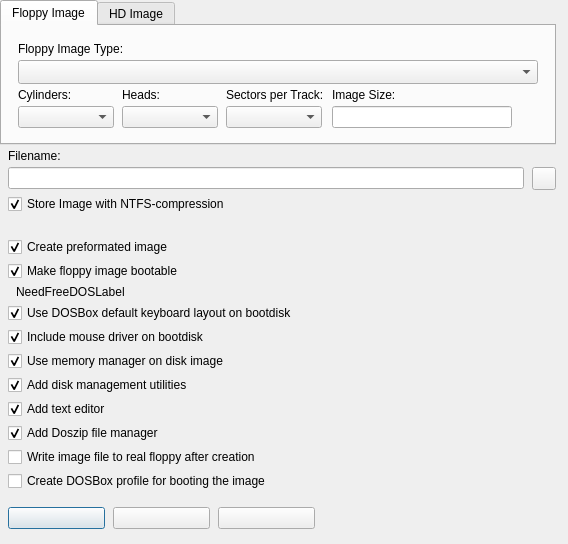
<?xml version="1.0" encoding="UTF-8"?>
<ui version="4.0">
  <class>CreateImageForm</class>
  <widget class="QDialog" name="CreateImageForm">
    <property name="geometry"><rect><x>0</x><y>0</y><width>554</width><height>544</height></rect></property>
    <property name="windowTitle"><string>CreateImage</string></property>
    <property name="vclBorderStyle" stdset="0"><string notr="true">bsDialog</string></property>
    <property name="vclPosition" stdset="0"><string notr="true">poOwnerFormCenter</string></property>
    <property name="vclKeyPreview" stdset="0"><bool>true</bool></property>
    <property name="vclDesignWidth" stdset="0"><number>554</number></property>
    <property name="vclDesignHeight" stdset="0"><number>544</number></property>
    <layout class="QVBoxLayout" name="CreateImageForm_Layout" stretch="0,0,0,0,0,1">
      <property name="leftMargin"><number>0</number></property>
      <property name="topMargin"><number>0</number></property>
      <property name="rightMargin"><number>4</number></property>
      <property name="bottomMargin"><number>8</number></property>
      <property name="spacing"><number>0</number></property>
      <item>
        <layout class="QGridLayout" name="CreateImageForm_Section1" columnstretch="0,0,0,1">
          <property name="leftMargin"><number>0</number></property>
          <property name="topMargin"><number>0</number></property>
          <property name="rightMargin"><number>0</number></property>
          <property name="bottomMargin"><number>0</number></property>
          <property name="horizontalSpacing"><number>8</number></property>
          <property name="verticalSpacing"><number>4</number></property>
          <item row="0" column="0" colspan="3" alignment="Qt::AlignLeft">
            <widget class="QTabWidget" name="PageControl">
              <property name="currentIndex"><number>0</number></property>
              <property name="minimumSize"><size><width>556</width><height>145</height></size></property>
              <widget class="QWidget" name="FloppyImageSheet">
                <attribute name="title"><string>Floppy Image</string></attribute>
                <property name="vclDesignWidth" stdset="0"><number>548</number></property>
                <property name="vclDesignHeight" stdset="0"><number>117</number></property>
                <layout class="QGridLayout" name="FloppyImageSheet_Layout" columnstretch="0,0,0,0,1">
                  <property name="leftMargin"><number>16</number></property>
                  <property name="topMargin"><number>16</number></property>
                  <property name="rightMargin"><number>16</number></property>
                  <property name="bottomMargin"><number>8</number></property>
                  <property name="horizontalSpacing"><number>8</number></property>
                  <property name="verticalSpacing"><number>4</number></property>
                  <item row="0" column="0" colspan="5">
                    <widget class="QLabel" name="FloppyImageTypeLabel">
                      <property name="text"><string>Floppy Image Type:</string></property>
                      <property name="textFormat"><enum>Qt::PlainText</enum></property>
                      <property name="alignment"><set>Qt::AlignLeft|Qt::AlignTop</set></property>
                    </widget>
                  </item>
                  <item row="1" column="0" colspan="5">
                    <widget class="QComboBox" name="FloppyImageTypeComboBox">
                      <property name="editable"><bool>false</bool></property>
                      <property name="maxVisibleItems"><number>8</number></property>
                      <property name="sizeAdjustPolicy"><enum>QComboBox::AdjustToMinimumContentsLengthWithIcon</enum></property>
                      <property name="minimumContentsLength"><number>10</number></property>
                    </widget>
                  </item>
                  <item row="2" column="0">
                    <widget class="QLabel" name="FloppyCylindersLabel">
                      <property name="text"><string>Cylinders:</string></property>
                      <property name="textFormat"><enum>Qt::PlainText</enum></property>
                      <property name="alignment"><set>Qt::AlignLeft|Qt::AlignTop</set></property>
                    </widget>
                  </item>
                  <item row="2" column="1">
                    <widget class="QLabel" name="FloppyHeadsLabel">
                      <property name="text"><string>Heads:</string></property>
                      <property name="textFormat"><enum>Qt::PlainText</enum></property>
                      <property name="alignment"><set>Qt::AlignLeft|Qt::AlignTop</set></property>
                    </widget>
                  </item>
                  <item row="2" column="2">
                    <widget class="QLabel" name="FloppySPTLabel">
                      <property name="text"><string>Sectors per Track:</string></property>
                      <property name="textFormat"><enum>Qt::PlainText</enum></property>
                      <property name="alignment"><set>Qt::AlignLeft|Qt::AlignTop</set></property>
                    </widget>
                  </item>
                  <item row="2" column="3" colspan="2">
                    <widget class="QLabel" name="FloppyImageSizeEdit_EditLabel">
                      <property name="text"><string>Image Size:</string></property>
                      <property name="textFormat"><enum>Qt::PlainText</enum></property>
                      <property name="vclFocusControl" stdset="0"><string notr="true">FloppyImageSizeEdit</string></property>
                      <property name="vclLabeledEditOf" stdset="0"><string notr="true">FloppyImageSizeEdit</string></property>
                    </widget>
                  </item>
                  <item row="3" column="0" alignment="Qt::AlignLeft">
                    <widget class="QComboBox" name="FloppyCylindersComboBox">
                      <property name="editable"><bool>false</bool></property>
                      <property name="maxVisibleItems"><number>8</number></property>
                      <property name="minimumSize"><size><width>96</width><height>0</height></size></property>
                    </widget>
                  </item>
                  <item row="3" column="1" alignment="Qt::AlignLeft">
                    <widget class="QComboBox" name="FloppyHeadsComboBox">
                      <property name="editable"><bool>false</bool></property>
                      <property name="maxVisibleItems"><number>8</number></property>
                      <property name="minimumSize"><size><width>96</width><height>0</height></size></property>
                    </widget>
                  </item>
                  <item row="3" column="2" alignment="Qt::AlignLeft">
                    <widget class="QComboBox" name="FloppySPTComboBox">
                      <property name="editable"><bool>false</bool></property>
                      <property name="maxVisibleItems"><number>8</number></property>
                      <property name="minimumSize"><size><width>96</width><height>0</height></size></property>
                    </widget>
                  </item>
                  <item row="3" column="3" alignment="Qt::AlignLeft">
                    <widget class="QLineEdit" name="FloppyImageSizeEdit">
                      <property name="readOnly"><bool>true</bool></property>
                      <property name="minimumSize"><size><width>180</width><height>0</height></size></property>
                    </widget>
                  </item>
                  <item row="0" column="4">
                    <spacer name="FloppyImageSheet_Layout_HFill">
                      <property name="orientation"><enum>Qt::Horizontal</enum></property>
                      <property name="sizeHint" stdset="0"><size><width>0</width><height>0</height></size></property>
                    </spacer>
                  </item>
                  <item row="4" column="0">
                    <spacer name="FloppyImageSheet_VFill">
                      <property name="orientation"><enum>Qt::Vertical</enum></property>
                      <property name="sizeHint" stdset="0"><size><width>0</width><height>0</height></size></property>
                    </spacer>
                  </item>
                </layout>
              </widget>
              <widget class="QWidget" name="HDImageSheet">
                <attribute name="title"><string>HD Image</string></attribute>
                <attribute name="icon"><iconset resource="../../resources/dfend.qrc"><normaloff>:/imagelists/CreateImageUnit/ImageList/1.png</normaloff></iconset></attribute>
                <property name="vclDesignWidth" stdset="0"><number>548</number></property>
                <property name="vclDesignHeight" stdset="0"><number>117</number></property>
                <layout class="QGridLayout" name="HDImageSheet_Layout" columnstretch="0,0,1">
                  <property name="leftMargin"><number>16</number></property>
                  <property name="topMargin"><number>16</number></property>
                  <property name="rightMargin"><number>4</number></property>
                  <property name="bottomMargin"><number>8</number></property>
                  <property name="horizontalSpacing"><number>8</number></property>
                  <property name="verticalSpacing"><number>4</number></property>
                  <item row="0" column="0">
                    <widget class="QLabel" name="HDSizeEdit_EditLabel">
                      <property name="text"><string>Image size (in MB):</string></property>
                      <property name="textFormat"><enum>Qt::PlainText</enum></property>
                      <property name="vclFocusControl" stdset="0"><string notr="true">HDSizeEdit</string></property>
                      <property name="vclLabeledEditOf" stdset="0"><string notr="true">HDSizeEdit</string></property>
                    </widget>
                  </item>
                  <item row="0" column="1" colspan="2">
                    <widget class="QLabel" name="HDGeometryEdit_EditLabel">
                      <property name="text"><string>Image geometry:</string></property>
                      <property name="textFormat"><enum>Qt::PlainText</enum></property>
                      <property name="vclFocusControl" stdset="0"><string notr="true">HDGeometryEdit</string></property>
                      <property name="vclLabeledEditOf" stdset="0"><string notr="true">HDGeometryEdit</string></property>
                    </widget>
                  </item>
                  <item row="1" column="0" alignment="Qt::AlignLeft">
                    <widget class="QLineEdit" name="HDSizeEdit">
                      <property name="text"><string>20</string></property>
                      <property name="minimumSize"><size><width>121</width><height>0</height></size></property>
                    </widget>
                  </item>
                  <item row="1" column="1" alignment="Qt::AlignLeft">
                    <widget class="QLineEdit" name="HDGeometryEdit">
                      <property name="readOnly"><bool>true</bool></property>
                      <property name="minimumSize"><size><width>209</width><height>0</height></size></property>
                    </widget>
                  </item>
                  <item row="0" column="2">
                    <spacer name="HDImageSheet_Layout_HFill">
                      <property name="orientation"><enum>Qt::Horizontal</enum></property>
                      <property name="sizeHint" stdset="0"><size><width>0</width><height>0</height></size></property>
                    </spacer>
                  </item>
                  <item row="2" column="0">
                    <spacer name="HDImageSheet_VFill">
                      <property name="orientation"><enum>Qt::Vertical</enum></property>
                      <property name="sizeHint" stdset="0"><size><width>0</width><height>0</height></size></property>
                    </spacer>
                  </item>
                </layout>
              </widget>
            </widget>
          </item>
          <item row="1" column="1" colspan="3">
            <widget class="QLabel" name="ImageFileEdit_EditLabel">
              <property name="text"><string>Filename:</string></property>
              <property name="textFormat"><enum>Qt::PlainText</enum></property>
              <property name="vclFocusControl" stdset="0"><string notr="true">ImageFileEdit</string></property>
              <property name="vclLabeledEditOf" stdset="0"><string notr="true">ImageFileEdit</string></property>
            </widget>
          </item>
          <item row="2" column="1">
            <widget class="QLineEdit" name="ImageFileEdit">
      </widget>
          </item>
          <item row="2" column="2" alignment="Qt::AlignLeft">
            <widget class="QToolButton" name="ImageFileButton">
              <property name="icon"><iconset resource="../../resources/dfend.qrc"><normaloff>:/glyphs/92d9d1a333bceee3.png</normaloff></iconset></property>
              <property name="iconSize"><size><width>16</width><height>16</height></size></property>
              <property name="minimumSize"><size><width>23</width><height>0</height></size></property>
            </widget>
          </item>
          <item row="3" column="1" colspan="3">
            <widget class="QCheckBox" name="CompressedCheckBox">
              <property name="text"><string>Store Image with NTFS-compression</string></property>
              <property name="checked"><bool>true</bool></property>
            </widget>
          </item>
          <item row="0" column="3">
            <spacer name="CreateImageForm_Section1_HFill">
              <property name="orientation"><enum>Qt::Horizontal</enum></property>
              <property name="sizeHint" stdset="0"><size><width>0</width><height>0</height></size></property>
            </spacer>
          </item>
        </layout>
      </item>
      <item>
        <spacer name="CreateImageForm_Gap1">
          <property name="orientation"><enum>Qt::Vertical</enum></property>
          <property name="sizeType"><enum>QSizePolicy::Fixed</enum></property>
          <property name="sizeHint" stdset="0"><size><width>0</width><height>23</height></size></property>
        </spacer>
      </item>
      <item>
        <layout class="QGridLayout" name="CreateImageForm_Section2" columnstretch="0,0,1">
          <property name="leftMargin"><number>8</number></property>
          <property name="topMargin"><number>0</number></property>
          <property name="rightMargin"><number>0</number></property>
          <property name="bottomMargin"><number>0</number></property>
          <property name="horizontalSpacing"><number>8</number></property>
          <property name="verticalSpacing"><number>4</number></property>
          <item row="0" column="0" colspan="3">
            <widget class="QCheckBox" name="FormatImageCheckBox">
              <property name="text"><string>Create preformated image</string></property>
              <property name="checked"><bool>true</bool></property>
            </widget>
          </item>
          <item row="1" column="0" colspan="3">
            <widget class="QCheckBox" name="MakeBootableCheckBox">
              <property name="text"><string>Make floppy image bootable</string></property>
              <property name="checked"><bool>true</bool></property>
            </widget>
          </item>
          <item row="2" column="1" colspan="2">
            <widget class="QLabel" name="NeedFreeDOSLabel">
              <property name="text"><string>NeedFreeDOSLabel</string></property>
              <property name="textFormat"><enum>Qt::PlainText</enum></property>
              <property name="wordWrap"><bool>true</bool></property>
              <property name="alignment"><set>Qt::AlignLeft|Qt::AlignTop</set></property>
              <property name="minimumSize"><size><width>500</width><height>0</height></size></property>
            </widget>
          </item>
          <item row="3" column="0" colspan="3">
            <widget class="QCheckBox" name="AddKeyboardDriverCheckBox">
              <property name="text"><string>Use DOSBox default keyboard layout on bootdisk</string></property>
              <property name="checked"><bool>true</bool></property>
            </widget>
          </item>
          <item row="4" column="0" colspan="3">
            <widget class="QCheckBox" name="AddMouseDriverCheckBox">
              <property name="text"><string>Include mouse driver on bootdisk</string></property>
              <property name="checked"><bool>true</bool></property>
            </widget>
          </item>
          <item row="5" column="0" colspan="3">
            <widget class="QCheckBox" name="MemoryManagerCheckBox">
              <property name="text"><string>Use memory manager on disk image</string></property>
              <property name="checked"><bool>true</bool></property>
            </widget>
          </item>
          <item row="6" column="0" colspan="3">
            <widget class="QCheckBox" name="AddFormatCheckBox">
              <property name="text"><string>Add disk management utilities</string></property>
              <property name="checked"><bool>true</bool></property>
            </widget>
          </item>
          <item row="7" column="0" colspan="3">
            <widget class="QCheckBox" name="AddEditCheckbox">
              <property name="text"><string>Add text editor</string></property>
              <property name="checked"><bool>true</bool></property>
            </widget>
          </item>
          <item row="8" column="0" colspan="3">
            <widget class="QCheckBox" name="AddDoszipCheckBox">
              <property name="text"><string>Add Doszip file manager</string></property>
              <property name="checked"><bool>true</bool></property>
            </widget>
          </item>
          <item row="9" column="0" colspan="3">
            <widget class="QCheckBox" name="WriteToFloppyCheckBox">
              <property name="text"><string>Write image file to real floppy after creation</string></property>
            </widget>
          </item>
          <item row="10" column="0" colspan="3">
            <widget class="QCheckBox" name="CreateProfileCheckBox">
              <property name="text"><string>Create DOSBox profile for booting the image</string></property>
            </widget>
          </item>
          <item row="0" column="2">
            <spacer name="CreateImageForm_Section2_HFill">
              <property name="orientation"><enum>Qt::Horizontal</enum></property>
              <property name="sizeHint" stdset="0"><size><width>0</width><height>0</height></size></property>
            </spacer>
          </item>
        </layout>
      </item>
      <item>
        <spacer name="CreateImageForm_Gap2">
          <property name="orientation"><enum>Qt::Vertical</enum></property>
          <property name="sizeType"><enum>QSizePolicy::Fixed</enum></property>
          <property name="sizeHint" stdset="0"><size><width>0</width><height>16</height></size></property>
        </spacer>
      </item>
      <item>
        <layout class="QGridLayout" name="CreateImageForm_Section3" columnstretch="0,0,0,1">
          <property name="leftMargin"><number>8</number></property>
          <property name="topMargin"><number>0</number></property>
          <property name="rightMargin"><number>0</number></property>
          <property name="bottomMargin"><number>0</number></property>
          <property name="horizontalSpacing"><number>8</number></property>
          <property name="verticalSpacing"><number>4</number></property>
          <item row="0" column="0" alignment="Qt::AlignLeft">
            <widget class="QPushButton" name="OKButton">
              <property name="text"><string /></property>
              <property name="autoDefault"><bool>false</bool></property>
              <property name="vclKind" stdset="0"><string notr="true">bkOK</string></property>
              <property name="default"><bool>true</bool></property>
              <property name="vclModalResult" stdset="0"><string notr="true">mrOk</string></property>
              <property name="vclOnClick" stdset="0"><string notr="true">OKButtonClick</string></property>
              <property name="minimumSize"><size><width>97</width><height>0</height></size></property>
            </widget>
          </item>
          <item row="0" column="1" alignment="Qt::AlignLeft">
            <widget class="QPushButton" name="CancelButton">
              <property name="text"><string /></property>
              <property name="autoDefault"><bool>false</bool></property>
              <property name="vclKind" stdset="0"><string notr="true">bkCancel</string></property>
              <property name="vclCancel" stdset="0"><bool>true</bool></property>
              <property name="vclModalResult" stdset="0"><string notr="true">mrCancel</string></property>
              <property name="minimumSize"><size><width>97</width><height>0</height></size></property>
            </widget>
          </item>
          <item row="0" column="2" alignment="Qt::AlignLeft">
            <widget class="QPushButton" name="HelpButton">
              <property name="text"><string /></property>
              <property name="autoDefault"><bool>false</bool></property>
              <property name="vclKind" stdset="0"><string notr="true">bkHelp</string></property>
              <property name="vclOnClick" stdset="0"><string notr="true">HelpButtonClick</string></property>
              <property name="minimumSize"><size><width>97</width><height>0</height></size></property>
            </widget>
          </item>
          <item row="0" column="3">
            <spacer name="CreateImageForm_Section3_HFill">
              <property name="orientation"><enum>Qt::Horizontal</enum></property>
              <property name="sizeHint" stdset="0"><size><width>0</width><height>0</height></size></property>
            </spacer>
          </item>
        </layout>
      </item>
      <item>
        <spacer name="CreateImageForm_VFill">
          <property name="orientation"><enum>Qt::Vertical</enum></property>
          <property name="sizeHint" stdset="0"><size><width>0</width><height>0</height></size></property>
        </spacer>
      </item>
    </layout>
  </widget>
  <tabstops>
    <tabstop>PageControl</tabstop>
    <tabstop>FloppyImageTypeComboBox</tabstop>
    <tabstop>FloppyCylindersComboBox</tabstop>
    <tabstop>FloppyHeadsComboBox</tabstop>
    <tabstop>FloppySPTComboBox</tabstop>
    <tabstop>FloppyImageSizeEdit</tabstop>
    <tabstop>HDSizeEdit</tabstop>
    <tabstop>HDGeometryEdit</tabstop>
    <tabstop>ImageFileEdit</tabstop>
    <tabstop>CompressedCheckBox</tabstop>
    <tabstop>FormatImageCheckBox</tabstop>
    <tabstop>MakeBootableCheckBox</tabstop>
    <tabstop>AddKeyboardDriverCheckBox</tabstop>
    <tabstop>AddMouseDriverCheckBox</tabstop>
    <tabstop>MemoryManagerCheckBox</tabstop>
    <tabstop>AddFormatCheckBox</tabstop>
    <tabstop>AddEditCheckbox</tabstop>
    <tabstop>AddDoszipCheckBox</tabstop>
    <tabstop>WriteToFloppyCheckBox</tabstop>
    <tabstop>OKButton</tabstop>
    <tabstop>CancelButton</tabstop>
    <tabstop>HelpButton</tabstop>
    <tabstop>CreateProfileCheckBox</tabstop>
  </tabstops>
  <resources>
    <include location="../../resources/dfend.qrc" />
  </resources>
  <connections />
</ui>
